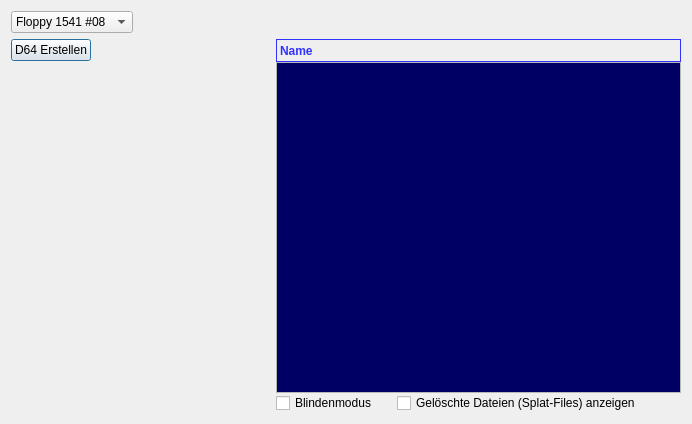
<?xml version="1.0" encoding="UTF-8"?>
<ui version="4.0">
 <class>FloppyWindow</class>
 <widget class="QDialog" name="FloppyWindow">
  <property name="geometry">
   <rect>
    <x>0</x>
    <y>0</y>
    <width>692</width>
    <height>424</height>
   </rect>
  </property>
  <property name="font">
   <font>
    <family>Arial</family>
    <weight>50</weight>
    <bold>false</bold>
   </font>
  </property>
  <property name="windowTitle">
   <string>Floppy 1541 II (Diskeditor)</string>
  </property>
  <layout class="QVBoxLayout" name="verticalLayout_2">
   <item>
    <layout class="QHBoxLayout" name="horizontalLayout_2">
     <property name="spacing">
      <number>0</number>
     </property>
     <item>
      <widget class="QComboBox" name="FloppySelect">
       <item>
        <property name="text">
         <string>Floppy 1541 #08</string>
        </property>
       </item>
       <item>
        <property name="text">
         <string>Floppy 1541 #09</string>
        </property>
       </item>
       <item>
        <property name="text">
         <string>Floppy 1541 #10</string>
        </property>
       </item>
       <item>
        <property name="text">
         <string>Floppy 1541 #11</string>
        </property>
       </item>
      </widget>
     </item>
     <item>
      <spacer name="horizontalSpacer">
       <property name="orientation">
        <enum>Qt::Horizontal</enum>
       </property>
       <property name="sizeHint" stdset="0">
        <size>
         <width>40</width>
         <height>20</height>
        </size>
       </property>
      </spacer>
     </item>
    </layout>
   </item>
   <item>
    <layout class="QHBoxLayout" name="horizontalLayout_4">
     <property name="spacing">
      <number>0</number>
     </property>
     <item>
      <layout class="QVBoxLayout" name="verticalLayout_3">
       <property name="spacing">
        <number>0</number>
       </property>
       <item>
        <layout class="QHBoxLayout" name="horizontalLayout_5">
         <property name="spacing">
          <number>0</number>
         </property>
         <item>
          <widget class="QPushButton" name="CreateNewD64">
           <property name="text">
            <string>D64 Erstellen</string>
           </property>
          </widget>
         </item>
         <item>
          <spacer name="horizontalSpacer_7">
           <property name="orientation">
            <enum>Qt::Horizontal</enum>
           </property>
           <property name="sizeHint" stdset="0">
            <size>
             <width>40</width>
             <height>0</height>
            </size>
           </property>
          </spacer>
         </item>
        </layout>
       </item>
       <item>
        <spacer name="horizontalSpacer_5">
         <property name="orientation">
          <enum>Qt::Horizontal</enum>
         </property>
         <property name="sizeType">
          <enum>QSizePolicy::Expanding</enum>
         </property>
         <property name="sizeHint" stdset="0">
          <size>
           <width>40</width>
           <height>0</height>
          </size>
         </property>
        </spacer>
       </item>
       <item>
        <widget class="WidgetFileBrowse" name="FileBrowser" native="true">
         <property name="sizePolicy">
          <sizepolicy hsizetype="Preferred" vsizetype="Preferred">
           <horstretch>0</horstretch>
           <verstretch>0</verstretch>
          </sizepolicy>
         </property>
         <property name="minimumSize">
          <size>
           <width>200</width>
           <height>0</height>
          </size>
         </property>
        </widget>
       </item>
      </layout>
     </item>
     <item>
      <layout class="QVBoxLayout" name="verticalLayout">
       <property name="sizeConstraint">
        <enum>QLayout::SetMinimumSize</enum>
       </property>
       <item>
        <spacer name="horizontalSpacer_6">
         <property name="orientation">
          <enum>Qt::Horizontal</enum>
         </property>
         <property name="sizeType">
          <enum>QSizePolicy::Fixed</enum>
         </property>
         <property name="sizeHint" stdset="0">
          <size>
           <width>40</width>
           <height>0</height>
          </size>
         </property>
        </spacer>
       </item>
       <item>
        <layout class="QHBoxLayout" name="horizontalLayout_3">
         <property name="spacing">
          <number>0</number>
         </property>
         <item>
          <widget class="QLabel" name="DiskName">
           <property name="font">
            <font>
             <weight>75</weight>
             <bold>true</bold>
            </font>
           </property>
           <property name="styleSheet">
            <string notr="true">color: rgb(50, 50, 255);</string>
           </property>
           <property name="frameShape">
            <enum>QFrame::Box</enum>
           </property>
           <property name="frameShadow">
            <enum>QFrame::Plain</enum>
           </property>
           <property name="lineWidth">
            <number>1</number>
           </property>
           <property name="text">
            <string>Name</string>
           </property>
           <property name="alignment">
            <set>Qt::AlignBottom|Qt::AlignLeading|Qt::AlignLeft</set>
           </property>
          </widget>
         </item>
         <item>
          <spacer name="horizontalSpacer_2">
           <property name="orientation">
            <enum>Qt::Horizontal</enum>
           </property>
           <property name="sizeType">
            <enum>QSizePolicy::Minimum</enum>
           </property>
           <property name="sizeHint" stdset="0">
            <size>
             <width>0</width>
             <height>10</height>
            </size>
           </property>
          </spacer>
         </item>
        </layout>
       </item>
       <item>
        <widget class="QTableWidget" name="D64FileTable">
         <property name="sizePolicy">
          <sizepolicy hsizetype="Expanding" vsizetype="Expanding">
           <horstretch>0</horstretch>
           <verstretch>0</verstretch>
          </sizepolicy>
         </property>
         <property name="palette">
          <palette>
           <active>
            <colorrole role="Base">
             <brush brushstyle="SolidPattern">
              <color alpha="255">
               <red>0</red>
               <green>0</green>
               <blue>100</blue>
              </color>
             </brush>
            </colorrole>
           </active>
           <inactive>
            <colorrole role="Base">
             <brush brushstyle="SolidPattern">
              <color alpha="255">
               <red>0</red>
               <green>0</green>
               <blue>100</blue>
              </color>
             </brush>
            </colorrole>
           </inactive>
           <disabled>
            <colorrole role="Base">
             <brush brushstyle="SolidPattern">
              <color alpha="255">
               <red>255</red>
               <green>255</green>
               <blue>255</blue>
              </color>
             </brush>
            </colorrole>
           </disabled>
          </palette>
         </property>
         <property name="focusPolicy">
          <enum>Qt::NoFocus</enum>
         </property>
         <property name="selectionMode">
          <enum>QAbstractItemView::SingleSelection</enum>
         </property>
         <property name="selectionBehavior">
          <enum>QAbstractItemView::SelectRows</enum>
         </property>
         <property name="showGrid">
          <bool>false</bool>
         </property>
         <attribute name="verticalHeaderVisible">
          <bool>false</bool>
         </attribute>
         <attribute name="verticalHeaderMinimumSectionSize">
          <number>8</number>
         </attribute>
        </widget>
       </item>
       <item>
        <layout class="QHBoxLayout" name="horizontalLayout">
         <item>
          <widget class="QCheckBox" name="D64FileTableBigSize">
           <property name="text">
            <string>Blindenmodus</string>
           </property>
          </widget>
         </item>
         <item>
          <spacer name="horizontalSpacer_4">
           <property name="orientation">
            <enum>Qt::Horizontal</enum>
           </property>
           <property name="sizeType">
            <enum>QSizePolicy::Fixed</enum>
           </property>
           <property name="sizeHint" stdset="0">
            <size>
             <width>20</width>
             <height>20</height>
            </size>
           </property>
          </spacer>
         </item>
         <item>
          <widget class="QCheckBox" name="ViewSplatFiles">
           <property name="text">
            <string>Gelöschte Dateien (Splat-Files) anzeigen</string>
           </property>
          </widget>
         </item>
         <item>
          <spacer name="horizontalSpacer_3">
           <property name="orientation">
            <enum>Qt::Horizontal</enum>
           </property>
           <property name="sizeType">
            <enum>QSizePolicy::Minimum</enum>
           </property>
           <property name="sizeHint" stdset="0">
            <size>
             <width>40</width>
             <height>20</height>
            </size>
           </property>
          </spacer>
         </item>
        </layout>
       </item>
      </layout>
     </item>
    </layout>
   </item>
  </layout>
 </widget>
 <customwidgets>
  <customwidget>
   <class>WidgetFileBrowse</class>
   <extends>QWidget</extends>
   <header>widget_file_browse.h</header>
   <container>1</container>
  </customwidget>
 </customwidgets>
 <resources/>
 <connections/>
</ui>
